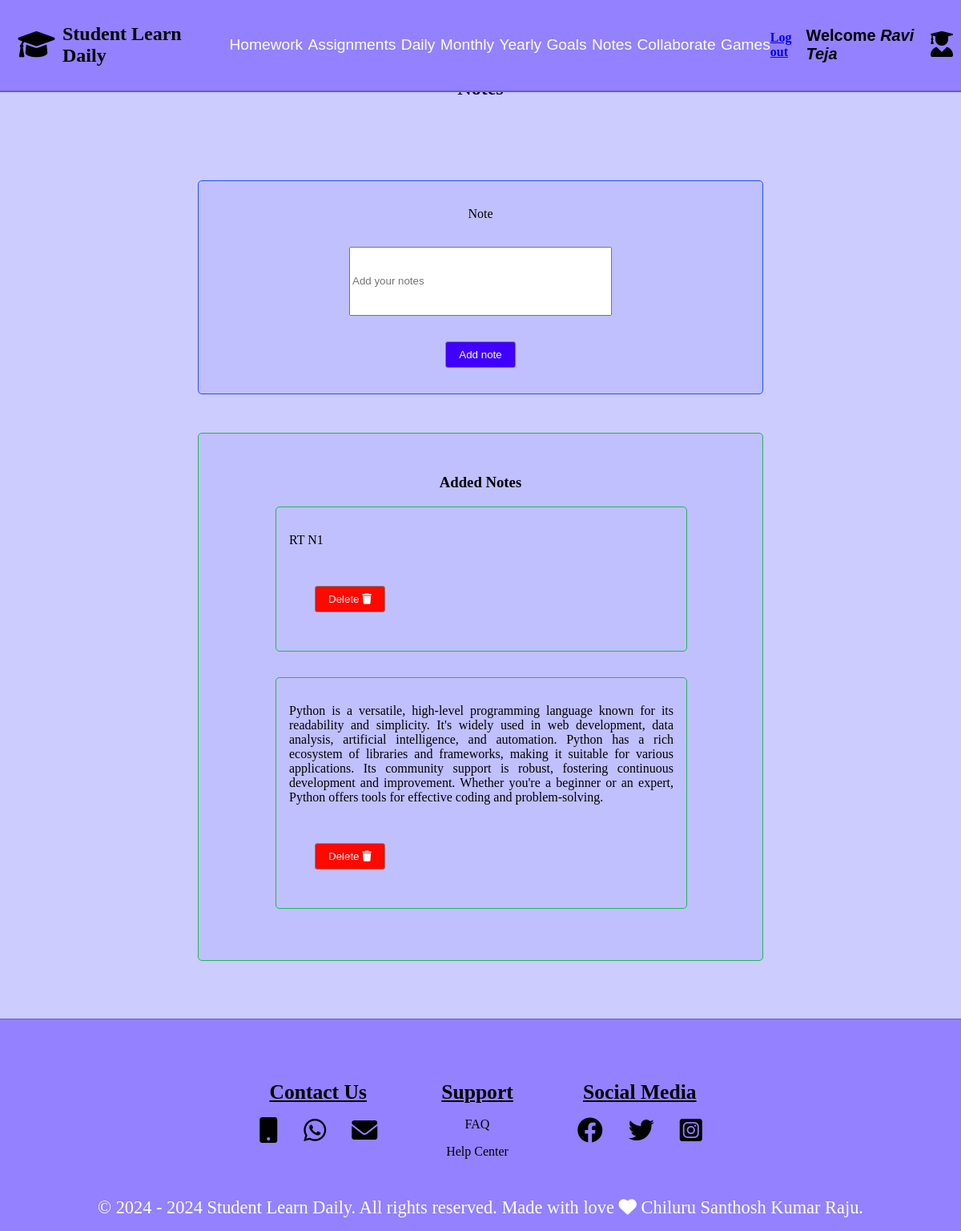
Page /studentnotespage/7/ on the committed database.
### studentnotesapp/models.py (models this page shows, shortened)
class studentnotesmodel(models.Model):
    student = models.ForeignKey(StudentRegistrationModel,on_delete=models.CASCADE,null=True)
    notes = models.TextField(null=True)

### studentnotesapp/views.py (the view, shortened to what this page needs)
# urls.py: path('studentnotespage/<int:student_id>/',views.studentnotespage,name="studentnotespage")
def studentnotespage(request,student_id):
    student = get_object_or_404(StudentRegistrationModel,id=student_id)
    student_name = f"{student.first_name} {student.last_name}"
    form = studentnotesform(request.POST or None)
    notes = studentnotesmodel.objects.filter(student=student)
    return render(request,'studentnotes.html',
                  {
                    'student_id':student_id,
                    'student_name':student_name,
                    'form':form,
                    'notes':notes
                  })

### studentnotesapp/forms.py
class studentnotesform(forms.ModelForm):
    class Meta:
        model = studentnotesmodel
        fields = ['notes']
        widgets = {
            'notes':forms.TextInput(attrs={
                'placeholder':'Add your notes',
                'class':'add-notes-input-box'
            })
        }

### context_processors/user_context.py (called while the page is built)
def student_context(request):
    student_name = ""
    student_id = request.session.get('student_id')
    if student_id:
        try:
            student = StudentRegistrationModel.objects.get(pk=student_id)
            student_name = f"{student.first_name} {student.last_name}"
        except StudentRegistrationModel.DoesNotExist:
            student_name = ""
    return {
        'student_name': student_name
    }

### Student_Learn_Daily_Project/templates/studentnotes.html (shortened to what this page needs)
{% extends "studentloginbase.html" %}
{% load static %}
{% block css %}
    <link rel="stylesheet" href="{% static 'studentnotes.css' %}">
    <link rel="stylesheet" href="https://cdnjs.cloudflare.com/ajax/libs/font-awesome/6.0.0-beta3/css/all.min.css">
    <link rel="stylesheet" href="https://cdnjs.cloudflare.com/ajax/libs/toastr.js/latest/toastr.min.css">
{% endblock css %}
{% block content %}
<section id="student-notes-id" class="Student-notes-section">
    <h2 class="student-notes-heading">Notes</h2>
    <div class="student-notes-form">
        <form method="post">
            <label for="noname">Note</label><br>
            {{form.notes }}
            <div><input type="submit" name="addnotes" value="Add note" class="add-note-button"></div>
        </form>
    </div>
    <div class="student-added-notes">
        <h3>Added Notes</h3>
        {% if notes %}
        {% for note in notes %}
        <div class="student-added-note-edit">
            <p> {{ note.notes }} </p>
            <form method="post">
            <button type="submit" name="delete_btn" class="note-delete-button"> Delete <i class="fa-solid fa-trash"></i></button>
            </form>
        </div>
        {% endfor %}
        {% else %}
            <p> Notes not added. Please add notes</p>
        {% endif %}
    </div>
</section>
{% endblock content %}

### Student_Learn_Daily_Project/static/studentnotes.css (style rules this page uses)
.Student-notes-section { background-color: #CCCCFF; padding: 1.5rem; }
.student-notes-heading { text-align: center; padding: 3.3rem; }
.student-notes-form { width: 100%; max-width: 40rem; height: auto; display: flex; justify-content: center; align-content: center; border: 0.063rem solid #1F51FF; border-radius: 0.3125rem; padding: 2rem; margin: 3rem auto; background-color: #C0C0FF; text-align: center; }
.add-note-button { width: auto; height: auto; padding: 0.5rem 1rem; background-color: #3F00FF; color: #fff; border: 0.1rem solid grey; border-radius: 0.1875rem; cursor: pointer; text-align: center; display: inline-block; }
.add-notes-input-box { width: 20rem; height: 5rem; margin: 2rem; }
.student-added-notes { width: 100%; max-width: 40rem; height: auto; border: 0.063rem solid #1DB954; border-radius: 0.3125rem; padding: 2rem; margin: 3rem auto; background-color: #C0C0FF; text-align: center; }
.student-added-note-edit { border: 0.063rem solid #1DB954; border-radius: 0.3125rem; width: 30rem; height: auto; padding: 1rem; margin-left: 4rem; text-align: center; text-align: justify; margin-bottom: 2rem; }
.note-delete-button { width: auto; height: auto; padding: 0.5rem 1rem; background-color: #FF0800; color: #fff; border: 0.1rem solid grey; border-radius: 0.1875rem; cursor: pointer; text-align: center; display: inline-block; margin: 2rem; }

### rows in the picture
studentnotesmodel: notes "RT N1"
studentnotesmodel: notes "Python is a versatile, high-level programming language known for its readability and simplicity. It's widely used in web development, data analysis, artificial intelligence, and automation. Python has a rich ecosystem of libraries and frameworks, making it suitable for various applications. Its community support is robust, fostering continuous development and improvement. Whether you're a beginner or an expert, Python offers tools for effective coding and problem-solving."

### other values in the picture
{{ student_name }} "Ravi Teja"
